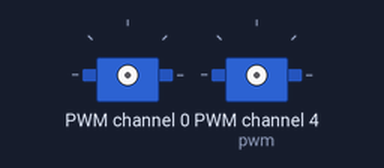
A program run on a simulated Raspberry Pi (BCM pin numbers). Shown: 2 × servo. Servo angles are drawn from the pulse width (0.5 ms = 0°, 2.5 ms = 180°).

Above: at 0.05 s.
At 1.45 s:
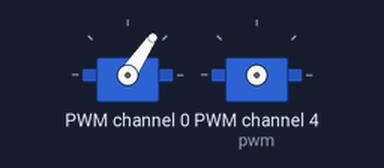
At 2.7 s:
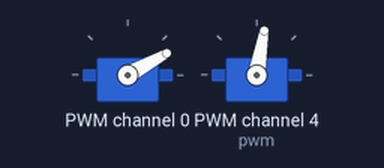
At 4.0 s:
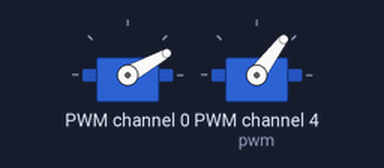
Timing chart, 0 to 6.6 s (numbered marks = the images above):
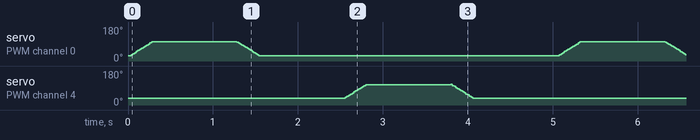

The program:

Servo_Example.py
```python
#!/usr/bin/python

from Adafruit_PWM_Servo_Driver import PWM
import time

# ===========================================================================
# Example Code
# ===========================================================================

# Initialise the PWM device using the default address
# bmp = PWM(0x40, debug=True)
pwm = PWM(0x44, debug=True)
MIN_VAL0 = 200
MAX_VAL0 = 680
MIN_VAL4 = 220
MAX_VAL4 = 700


servoMin0 = 200  # Min pulse length out of 4096
servoMax0 = 400  # Max pulse length out of 4096
servoMin4 = 220  # Min pulse length out of 4096
servoMax4 = 420  # Max pulse length out of 4096

def setServoPulse(channel, pulse):
  pulseLength = 1000000                   # 1,000,000 us per second
  #pulseLength = 100                   # 1,000,000 us per second
  pulseLength /= 2                       # 60 Hz
  print "%d us per period" % pulseLength
  pulseLength /= 4096                     # 12 bits of resolution
  print "%d us per bit" % pulseLength
  pulse *= 1000
  pulse /= pulseLength
  pwm.setPWM(channel, 0, pulse)
  print "setServoPulse"

pwm.setPWMFreq(60)                        # Set frequency to 60 Hz
while (True):
  # Change speed of continuous servo on channel O
  for i in range(servoMin0,servoMax0):
    pwm.setPWM(0, 0, i)
  time.sleep(1)
  for i in range(servoMax0-servoMin0):
    pwm.setPWM(0, 0,servoMax0- i)
  time.sleep(1)
  # Change speed of continuous servo on channel 4
  for i in range(servoMin4,servoMax4):
    pwm.setPWM(4, 0, i)
  time.sleep(1)
  for i in range(servoMax4-servoMin4):
    pwm.setPWM(4, 0,servoMax4- i)
  time.sleep(1)


  #print "servoMin", servoMin
  #time.sleep(1)
  #pwm.setPWM(0, 0, servoMid)
  #print "servoMid", servoMid
  #time.sleep(1)
  #pwm.setPWM(0, 0, servoMax)
  #print "servoMax", servoMax
  #time.sleep(1)
  #pwm.setPWM(0, 0, servoMid)
  #print "servoMid", servoMid
  #time.sleep(1)
  #print "-----"
```
